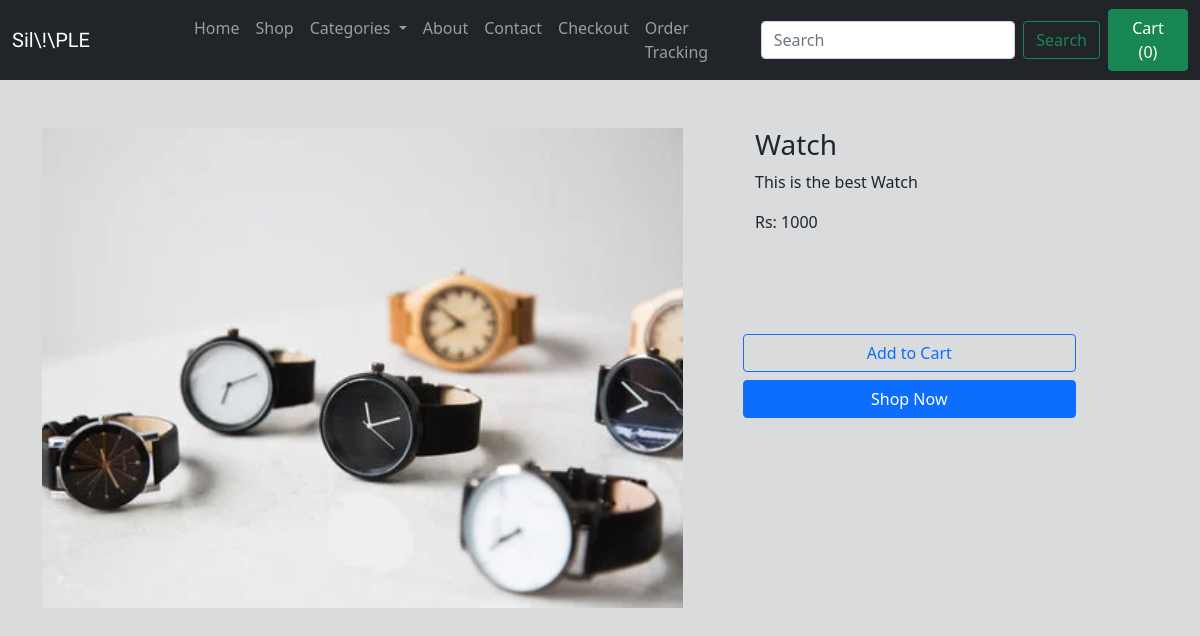
/shop/product/1, run on the app's committed database.
### shop/models.py (models this page shows, shortened)
class product(models.Model):
    product_id = models.AutoField
    product_name = models.CharField(max_length=70)
    product_desc = models.CharField(max_length=300)
    product_price = models.IntegerField(default=0)
    product_category = models.CharField(max_length=50, default='')
    product_subcatrgory = models.CharField(max_length=50, default='')
    pub_date = models.DateField()
    product_image = models.ImageField(upload_to='shop/pro_images', default='')

### shop/views.py (the view)
# urls.py: path('product/<int:myid>', views.productView, name='productView'),
def productView(request,myid):
    viewproduct = product.objects.filter(id=myid)
    return  render(request, 'shop/productView.html', {'viewProduct': viewproduct[0]})

### shop/templates/shop/productView.html (shortened to what this page needs)
{% extends 'shop/basic.html' %}
{% block body %}
    <div class="container mt-5">
        <div class="row">
           <div class="col-7">
               <div class="row">
                   <img src="/media/{{viewProduct.product_image}} " style="width:100%; height: 60vh; object-fit:cover;" alt="">
               </div>
           </div>
            <div class="col-5">
                <div class="ms-5">
                    <h3>{{viewProduct.product_name}}</h3>
                    <p class="mt-2">{{viewProduct.product_desc}}</p>
                    <p>Rs: {{viewProduct.product_price}}</p>
                </div>
                <div class="row" style="margin-top: 100px;">
                    <button class="btn btn-outline-primary ms-5" style="width: 70%;">Add to Cart</button>
                </div>
                <div class="row ">
                    <button class="btn btn-primary mt-2 ms-5"style="width: 70%;">Shop Now</button>
                </div>
            </div>
        </div>
    </div>
{% endblock %}

### shop/templates/shop/basic.html (style rules this page uses)
body { background-color: #D9DBDD; }

### data on the page
product: product_image (picture), product_name "Watch", product_desc "This is the best Watch", product_price "1000"
